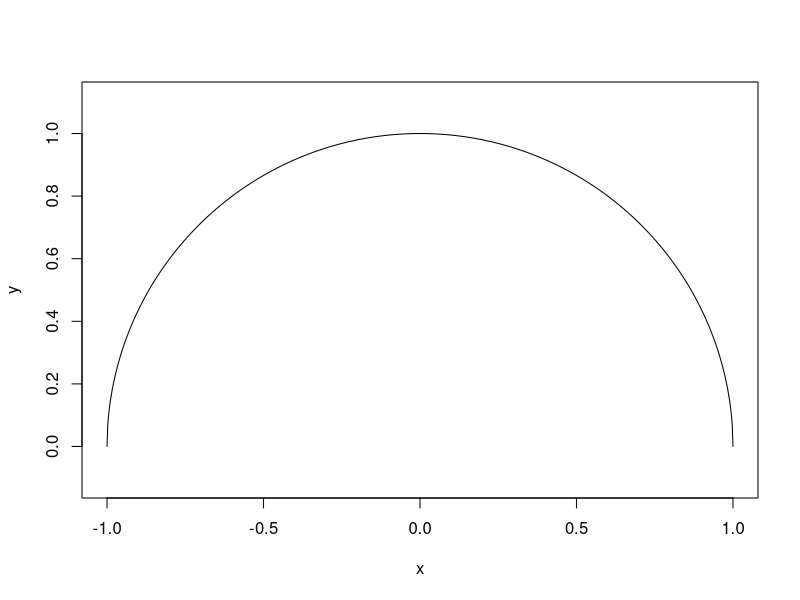
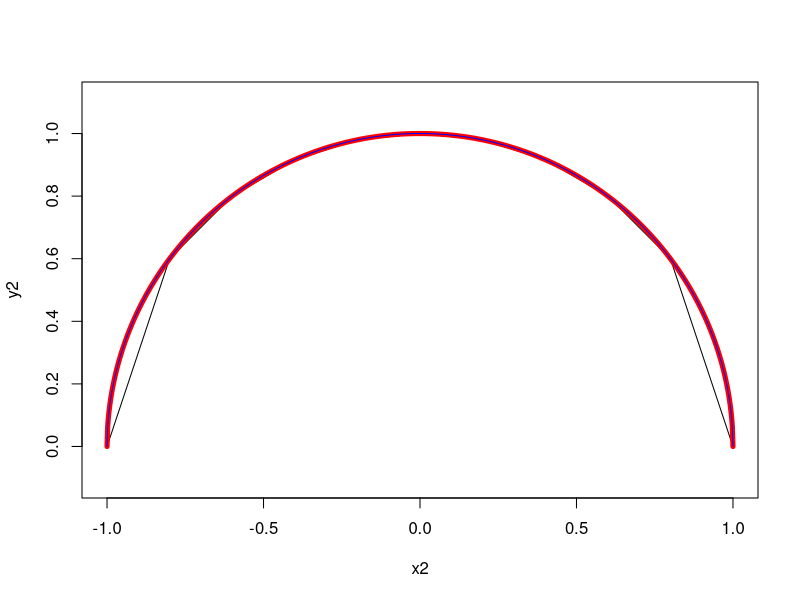

The R script that drew these images, in order:
f = function(x){
  return((1-(x^2))^(1/2))
}

longitudCurva = function(a,b,n){
  suma = 0
  datos = seq(a,b,by=((b-a)/n)) 
  i = 1
  for(i in 1:(length(datos)-1)){
    deltaY = f(datos[i+1])-f(datos[i])
    deltaX = datos[i+1]-datos[i]
    
    calculo = sqrt(1+(deltaY/deltaX)^2)*deltaX
    suma = calculo + suma
  }
  return(c(suma,datos))
}
a = -1
b = 1
n = 1000
m=10
l = longitudCurva(a,b,n)

cat(l[1])
datos = l[2:length(l)]
graficar = function(datos,a,b,paso,raro){
  x = seq(a,b,by=((b-a)/n))
  y = f(x)
  x2 = seq(a,b,by=((b-a)/m))
  y2= f(x2)
  
  plot(x,y,type="l",asp=1)
  plot(x2,y2,type="l",asp=1)
  lines(datos,f(datos),col="red",lwd=5)
  lines(datos,f(datos),col="blue",lwd=1)
  
}

graficar(datos,1,-1,n,m)
datos